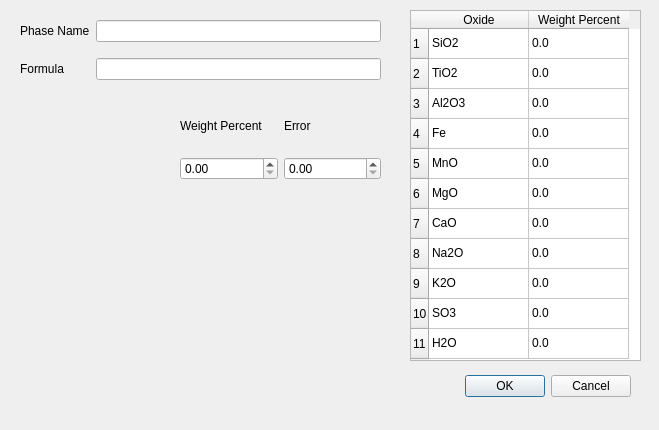
<?xml version="1.0" encoding="UTF-8"?>
<ui version="4.0">
 <class>AddPhaseDlg</class>
 <widget class="QDialog" name="AddPhaseDlg">
  <property name="geometry">
   <rect>
    <x>0</x>
    <y>0</y>
    <width>659</width>
    <height>430</height>
   </rect>
  </property>
  <property name="windowTitle">
   <string>Dialog</string>
  </property>
  <widget class="QDialogButtonBox" name="buttonBox">
   <property name="geometry">
    <rect>
     <x>290</x>
     <y>370</y>
     <width>341</width>
     <height>32</height>
    </rect>
   </property>
   <property name="orientation">
    <enum>Qt::Horizontal</enum>
   </property>
   <property name="standardButtons">
    <set>QDialogButtonBox::Cancel|QDialogButtonBox::Ok</set>
   </property>
  </widget>
  <widget class="QWidget" name="gridLayoutWidget">
   <property name="geometry">
    <rect>
     <x>20</x>
     <y>10</y>
     <width>361</width>
     <height>81</height>
    </rect>
   </property>
   <layout class="QGridLayout" name="gridLayout">
    <item row="0" column="0">
     <widget class="QLabel" name="label">
      <property name="text">
       <string>Phase Name</string>
      </property>
     </widget>
    </item>
    <item row="0" column="1">
     <widget class="QLineEdit" name="phaseNameLineEdit"/>
    </item>
    <item row="1" column="0">
     <widget class="QLabel" name="label_2">
      <property name="text">
       <string>Formula</string>
      </property>
     </widget>
    </item>
    <item row="1" column="1">
     <widget class="QLineEdit" name="phaseFormulaLineEdit"/>
    </item>
   </layout>
  </widget>
  <widget class="QTableWidget" name="tableWidget">
   <property name="geometry">
    <rect>
     <x>410</x>
     <y>10</y>
     <width>231</width>
     <height>351</height>
    </rect>
   </property>
   <property name="minimumSize">
    <size>
     <width>2</width>
     <height>11</height>
    </size>
   </property>
   <row>
    <property name="text">
     <string>1</string>
    </property>
   </row>
   <row>
    <property name="text">
     <string>2</string>
    </property>
   </row>
   <row>
    <property name="text">
     <string>3</string>
    </property>
   </row>
   <row>
    <property name="text">
     <string>4</string>
    </property>
   </row>
   <row>
    <property name="text">
     <string>5</string>
    </property>
   </row>
   <row>
    <property name="text">
     <string>6</string>
    </property>
   </row>
   <row>
    <property name="text">
     <string>7</string>
    </property>
   </row>
   <row>
    <property name="text">
     <string>8</string>
    </property>
   </row>
   <row>
    <property name="text">
     <string>9</string>
    </property>
   </row>
   <row>
    <property name="text">
     <string>10</string>
    </property>
   </row>
   <row>
    <property name="text">
     <string>11</string>
    </property>
   </row>
   <column>
    <property name="text">
     <string>Oxide</string>
    </property>
   </column>
   <column>
    <property name="text">
     <string>Weight Percent</string>
    </property>
   </column>
   <item row="0" column="0">
    <property name="text">
     <string>SiO2</string>
    </property>
   </item>
   <item row="0" column="1">
    <property name="text">
     <string>0.0</string>
    </property>
   </item>
   <item row="1" column="0">
    <property name="text">
     <string>TiO2</string>
    </property>
   </item>
   <item row="1" column="1">
    <property name="text">
     <string>0.0</string>
    </property>
   </item>
   <item row="2" column="0">
    <property name="text">
     <string>Al2O3</string>
    </property>
   </item>
   <item row="2" column="1">
    <property name="text">
     <string>0.0</string>
    </property>
   </item>
   <item row="3" column="0">
    <property name="text">
     <string>Fe</string>
    </property>
   </item>
   <item row="3" column="1">
    <property name="text">
     <string>0.0</string>
    </property>
   </item>
   <item row="4" column="0">
    <property name="text">
     <string>MnO</string>
    </property>
   </item>
   <item row="4" column="1">
    <property name="text">
     <string>0.0</string>
    </property>
   </item>
   <item row="5" column="0">
    <property name="text">
     <string>MgO</string>
    </property>
   </item>
   <item row="5" column="1">
    <property name="text">
     <string>0.0</string>
    </property>
   </item>
   <item row="6" column="0">
    <property name="text">
     <string>CaO</string>
    </property>
   </item>
   <item row="6" column="1">
    <property name="text">
     <string>0.0</string>
    </property>
   </item>
   <item row="7" column="0">
    <property name="text">
     <string>Na2O</string>
    </property>
   </item>
   <item row="7" column="1">
    <property name="text">
     <string>0.0</string>
    </property>
   </item>
   <item row="8" column="0">
    <property name="text">
     <string>K2O</string>
    </property>
   </item>
   <item row="8" column="1">
    <property name="text">
     <string>0.0</string>
    </property>
   </item>
   <item row="9" column="0">
    <property name="text">
     <string>SO3</string>
    </property>
   </item>
   <item row="9" column="1">
    <property name="text">
     <string>0.0</string>
    </property>
   </item>
   <item row="10" column="0">
    <property name="text">
     <string>H2O</string>
    </property>
   </item>
   <item row="10" column="1">
    <property name="text">
     <string>0.0</string>
    </property>
   </item>
  </widget>
  <widget class="QWidget" name="gridLayoutWidget_2">
   <property name="geometry">
    <rect>
     <x>180</x>
     <y>100</y>
     <width>201</width>
     <height>80</height>
    </rect>
   </property>
   <layout class="QGridLayout" name="gridLayout_2">
    <item row="1" column="0">
     <widget class="QLabel" name="wtPercentLabel">
      <property name="text">
       <string>Weight Percent</string>
      </property>
     </widget>
    </item>
    <item row="2" column="0">
     <widget class="QDoubleSpinBox" name="wtPercDoubleSpinBox"/>
    </item>
    <item row="2" column="1">
     <widget class="QDoubleSpinBox" name="qxrdErrorDoubleSpinBox"/>
    </item>
    <item row="1" column="1">
     <widget class="QLabel" name="qxrdErrorLabel">
      <property name="text">
       <string>Error</string>
      </property>
     </widget>
    </item>
   </layout>
  </widget>
 </widget>
 <resources/>
 <connections>
  <connection>
   <sender>buttonBox</sender>
   <signal>accepted()</signal>
   <receiver>AddPhaseDlg</receiver>
   <slot>accept()</slot>
   <hints>
    <hint type="sourcelabel">
     <x>248</x>
     <y>254</y>
    </hint>
    <hint type="destinationlabel">
     <x>157</x>
     <y>274</y>
    </hint>
   </hints>
  </connection>
  <connection>
   <sender>buttonBox</sender>
   <signal>rejected()</signal>
   <receiver>AddPhaseDlg</receiver>
   <slot>reject()</slot>
   <hints>
    <hint type="sourcelabel">
     <x>316</x>
     <y>260</y>
    </hint>
    <hint type="destinationlabel">
     <x>286</x>
     <y>274</y>
    </hint>
   </hints>
  </connection>
 </connections>
</ui>
